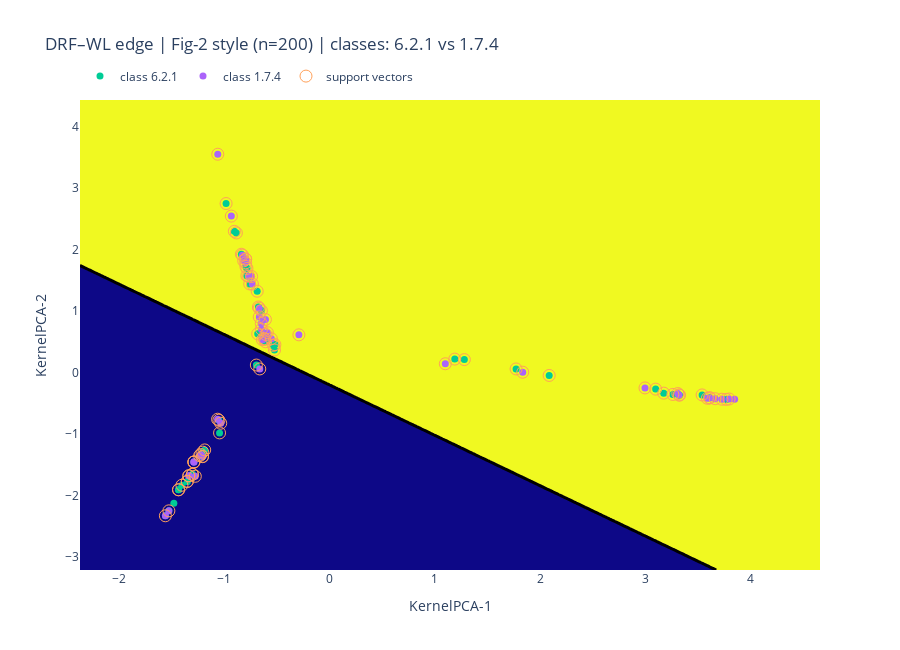

Notebook code cell kept with this figure:
### Markdown cell above
### Fig-2-Style SVM Visualization (Kernel Space → 2D)

To make the SVM decision boundary interpretable, we project the **precomputed kernel matrix** into 2D using **KernelPCA**.
On this 2D embedding we train a **linear SVM** and visualize:

- **Scatter + support vectors** (points influencing the margin)
- A **grid** colored by the predicted class
- The **decision boundary** as the contour where the decision function is close to zero

This mirrors the visualization idea from the reference paper, where grid points with predicted values close to 0 trace the separating boundary.

### Code cell
n = K_drf.shape[0]          # z.B. 200
y_small = np.asarray(y)[:n] # MUSS gleich lang sein wie K

fig, info = fig2_style_svm_from_kernel(
    K_drf,
    y_small,
    C=1.0,
    n_points_grid=250,
    seed=42,
    title=f"DRF–WL edge | Fig-2 style (n={n})"
)
print(info)
fig.show()

### Figure 1 — Plotly figure (JSON) as saved in the notebook; plotly's stock layout.template omitted (floating-point values rounded to 4 significant figures; data arrays with more than 128 entries replaced by an {"elided": "..."} marker saying what was removed)
{"data": [{"contours": {"coloring": "fill"}, "hoverinfo": "skip", "name": "Predicted regions", "opacity": 0.35, "showscale": false, "type": "contour", "x": {"elided": "250 float values"}, "y": {"elided": "250 float values"}, "z": {"elided": "250x250 float values"}}, {"contours": {"end": 0, "size": 1, "start": 0}, "hoverinfo": "skip", "line": {"width": 3}, "name": "Decision boundary (0)", "showscale": false, "type": "contour", "x": {"elided": "250 float values"}, "y": {"elided": "250 float values"}, "z": {"elided": "250x250 float values"}}, {"marker": {"size": 7}, "mode": "markers", "name": "class 6.2.1", "type": "scatter", "x": [3.172, -0.9038, -0.5326, 3.765, -1.35, -0.6948, -0.6078, -0.784, 2.085, -0.6869, -0.8844, 1.279, -1.288, -1.558, -0.7845, -1.302, -1.478, -1.35, -1.302, -0.7962, -0.7939, -0.8368, -0.9821, -0.6753, -1.05, -1.204, -1.044, -1.401, -1.433, -0.615, 1.77, -1.206, -0.6469, 1.188, 3.322, -1.185, -0.5227, -1.525, -0.519, 3.536, 3.258, -0.682, 3.61, 3.095, -1.433, -0.7578], "y": [-0.3339, 2.299, 0.4432, -0.4364, -1.771, 0.1231, 0.5019, 1.695, -0.04617, 1.324, 2.273, 0.2116, -1.455, -2.33, 1.576, -1.655, -2.126, -1.771, -1.655, 1.847, 1.727, 1.926, 2.751, 1.068, -0.775, -1.294, -0.9815, -1.833, -1.907, 0.5441, 0.05985, -1.367, 1.009, 0.2199, -0.3669, -1.258, 0.3686, -2.25, 0.4557, -0.3633, -0.3553, 0.6303, -0.4105, -0.2686, -1.907, 1.443]}, {"marker": {"size": 7}, "mode": "markers", "name": "class 1.7.4", "type": "scatter", "x": [3.607, 3.724, -0.7677, -0.6482, 3.845, -1.288, -1.336, -0.6463, 3.66, -1.223, 3.586, -1.033, -0.9324, -0.5523, -0.7962, -1.336, -0.6086, 3.317, -0.6374, -0.7962, 2.994, -1.233, 1.099, 3.793, -1.061, 3.305, -0.667, -0.5903, -1.558, -0.8148, -0.6679, 1.833, -0.62, -0.7323, -1.274, -0.605, -0.6623, -1.288, -1.525, -0.7399, -1.063, -1.206, -0.2911, -0.8269], "y": [-0.4116, -0.433, 1.568, 0.7986, -0.4342, -1.455, -1.679, 0.7059, -0.4248, -1.332, -0.4183, -0.8236, 2.547, 0.5501, 1.847, -1.679, 0.8635, -0.3639, 0.5361, 1.786, -0.2493, -1.352, 0.1442, -0.4295, 3.554, -0.3405, 0.9064, 0.6497, -2.33, 1.818, 1.046, 0.006457, 0.5524, 1.441, -1.687, 0.6212, 0.05943, -1.455, -2.25, 1.564, -0.7586, -1.367, 0.6147, 1.911]}, {"marker": {"size": 12, "symbol": "circle-open"}, "mode": "markers", "name": "support vectors", "type": "scatter", "x": [3.172, -0.9038, -0.5326, 3.765, -1.35, -0.6948, -0.6078, -0.784, 2.085, -0.6869, -0.8844, 1.279, -1.288, -0.7845, -1.302, -1.35, -1.302, -0.7962, -0.7939, -0.8368, -0.9821, -0.6753, -1.05, -1.204, -1.044, -1.401, -1.433, -0.615, 1.77, -1.206, -0.6469, 1.188, 3.322, -1.185, -0.5227, -0.519, 3.536, 3.258, -0.682, 3.61, 3.095, -1.433, -0.7578, 3.607, 3.724, -0.7677, -0.6482, -1.288, -1.336, -0.6463, 3.66, -1.223, 3.586, -1.033, -0.9324, -0.5523, -0.7962, -1.336, -0.6086, 3.317, -0.6374, -0.7962, 2.994, -1.233, 1.099, 3.793, -1.061, 3.305, -0.667, -0.5903, -1.558, -0.8148, -0.6679, 1.833, -0.62, -0.7323, -1.274, -0.605, -0.6623, -1.288, -1.525, -0.7399, -1.063, -1.206, -0.2911, -0.8269], "y": [-0.3339, 2.299, 0.4432, -0.4364, -1.771, 0.1231, 0.5019, 1.695, -0.04617, 1.324, 2.273, 0.2116, -1.455, 1.576, -1.655, -1.771, -1.655, 1.847, 1.727, 1.926, 2.751, 1.068, -0.775, -1.294, -0.9815, -1.833, -1.907, 0.5441, 0.05985, -1.367, 1.009, 0.2199, -0.3669, -1.258, 0.3686, 0.4557, -0.3633, -0.3553, 0.6303, -0.4105, -0.2686, -1.907, 1.443, -0.4116, -0.433, 1.568, 0.7986, -1.455, -1.679, 0.7059, -0.4248, -1.332, -0.4183, -0.8236, 2.547, 0.5501, 1.847, -1.679, 0.8635, -0.3639, 0.5361, 1.786, -0.2493, -1.352, 0.1442, -0.4295, 3.554, -0.3405, 0.9064, 0.6497, -2.33, 1.818, 1.046, 0.006457, 0.5524, 1.441, -1.687, 0.6212, 0.05943, -1.455, -2.25, 1.564, -0.7586, -1.367, 0.6147, 1.911]}], "layout": {"height": 650, "legend": {"orientation": "h", "x": 0, "xanchor": "left", "y": 1.02, "yanchor": "bottom"}, "title": {"text": "DRF–WL edge | Fig-2 style (n=200) | classes: 6.2.1 vs 1.7.4"}, "width": 900, "xaxis": {"title": {"text": "KernelPCA-1"}}, "yaxis": {"title": {"text": "KernelPCA-2"}}}}
